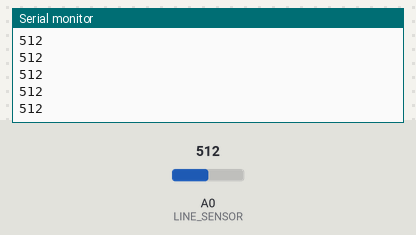
A sketch run on a simulated Arduino Uno, built with avr-gcc and run on an emulated ATmega328P. Parts: the last lines printed to the serial monitor. The inputs (shaded band) are chosen by the test bench; at power-on: A0 (LINE_SENSOR) = 512.

Above: at 1.2 s.
1.3 s: A0 (LINE_SENSOR) set to 716
At 2.4 s:
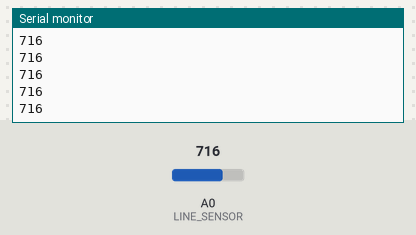
2.8 s: A0 (LINE_SENSOR) set to 900
At 3.4 s:
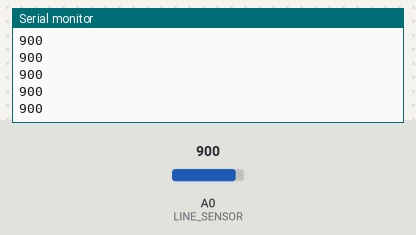
Timing chart, 0 to 5.8 s (numbered marks = the images above; inputs shaded):
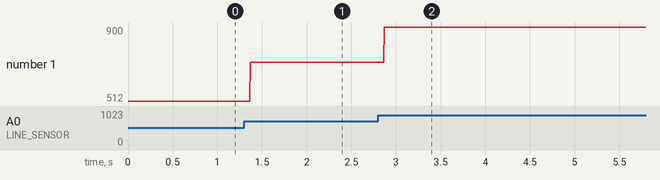

The sketch:

SDC_2_line_sensor_test.ino
```cpp
/**
 *  TCRT5000 line sensor test for the Self-driving Toy Car – Hack Night
 *
 * The sensor we're using to follow the line is a very simple IR Emitter and an IR PhotoTransistor packaged together.
 * It outputs a voltage that we can use to determine the brightness/darkness of the object it is looking at.
 * We can measure this voltage with the Arduinos analog input pins.
 *
 * We need to do a little soldering to be able to connect the sensor to the necessary pins though.
 * Next to the analogue input pins there are three rows of holes, marked A0-5, GND and +5
 *
 * Connect the sensor like this:
 *
 * Sensor -> Arduino
 * VCC  -> 5+ next to A0
 * GND  -> GND next to A0
 * A0   -> A0
 * D0   -> Not needed. You can leave it unconnected.
 *
 * Connect the sensor, upload the sketch and open the serial monitor.
 * You should see a string of numbers being printer to the serial monitor.
 * Small numbers for a light underground and higher numbers for darker undergrounds.
 *
 * created 23 Feb 2017
 * by Heerko van der Kooij
 *
 *  This example is in the public domain
*/

int LINE_SENSOR = A0;

void setup() {
  Serial.begin( 9600 ); // set up Serial library at 9600 bps
}

void loop() {
  int colorVal = analogRead( LINE_SENSOR );
  Serial.println( colorVal );
}
```

Measured:
- after the input at 1.3 s, the serial monitor: prints a new line after 0.07 s (image 1)
- after the input at 2.8 s, the serial monitor: prints a new line after 0.07 s (image 2)
- plotted number 1: 512 → 716 after the input at 1.3 s, 716 → 900 after the input at 2.8 s
